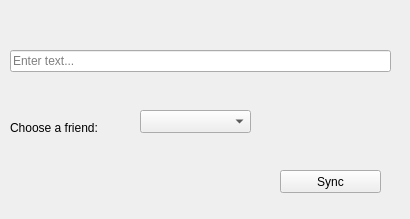
<?xml version="1.0" encoding="UTF-8"?>
<ui version="4.0">
 <class>SyncWindow</class>
 <widget class="QWidget" name="SyncWindow">
  <property name="geometry">
   <rect>
    <x>0</x>
    <y>0</y>
    <width>410</width>
    <height>219</height>
   </rect>
  </property>
  <property name="windowTitle">
   <string>Form</string>
  </property>
  <widget class="QLineEdit" name="le_nameInput">
   <property name="geometry">
    <rect>
     <x>10</x>
     <y>50</y>
     <width>381</width>
     <height>22</height>
    </rect>
   </property>
   <property name="placeholderText">
    <string>Enter text...</string>
   </property>
  </widget>
  <widget class="QComboBox" name="cb_selectHours">
   <property name="geometry">
    <rect>
     <x>140</x>
     <y>110</y>
     <width>111</width>
     <height>23</height>
    </rect>
   </property>
   <property name="currentIndex">
    <number>-1</number>
   </property>
   <property name="maximum" stdset="0">
    <number>24</number>
   </property>
   <property name="minimum" stdset="0">
    <number>1</number>
   </property>
  </widget>
  <widget class="QPushButton" name="btn_sync">
   <property name="geometry">
    <rect>
     <x>280</x>
     <y>170</y>
     <width>101</width>
     <height>23</height>
    </rect>
   </property>
   <property name="text">
    <string>Sync</string>
   </property>
  </widget>
  <widget class="QLabel" name="label">
   <property name="geometry">
    <rect>
     <x>10</x>
     <y>120</y>
     <width>101</width>
     <height>16</height>
    </rect>
   </property>
   <property name="text">
    <string>Choose a friend:</string>
   </property>
  </widget>
 </widget>
 <resources/>
 <connections/>
</ui>
